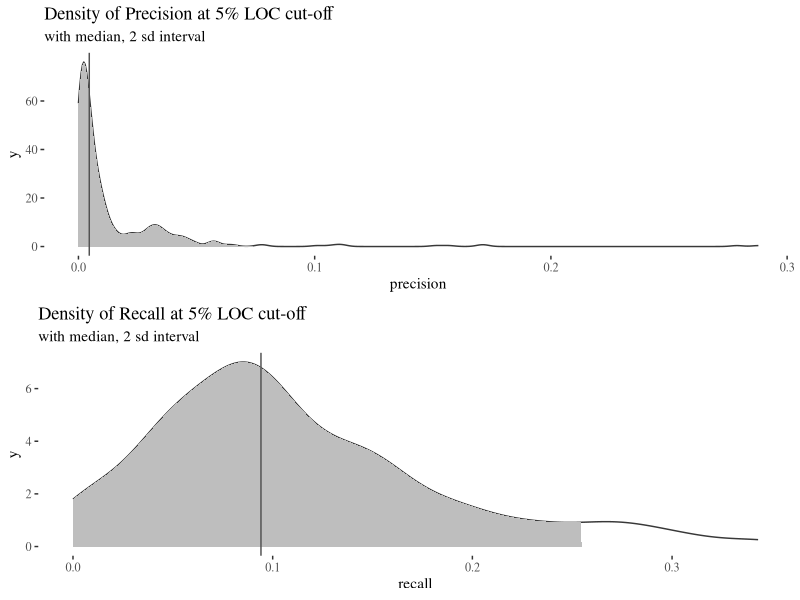

The R script that drew this image: (Note: this script raises an error after producing the figure.)
library(tidyverse)
library(ggthemes)
library(gridExtra)
ggplot2::theme_set(theme_tufte())
bayesplot::color_scheme_set("darkgray")
options(mc.cores = parallel::detectCores())

SEED = 140919 # The day I move in with my gf

setwd("~/Documents/dev/linespots/linespots-analysis/rq3")

d = read_delim('../data.csv',
               delim = ",",
               locale = locale(decimal_mark = "."),
               col_names = TRUE,
               col_types = cols(
                 AUCECDENSITY = col_double(),
                 AUCECEXAM = col_double(),
                 Algorithm = col_factor(),
                 Choice = col_factor(),
                 Commits = col_double(),
                 Depth = col_double(),
                 Domain = col_factor(),
                 EInspect10Density = col_double(),
                 EInspect10EXAM = col_double(),
                 EInspect25Density = col_double(),
                 EInspect25EXAM = col_double(),
                 EXAM = col_double(),
                 EXAM25 = col_double(),
                 EXAM33 = col_double(),
                 EXAM50 = col_double(),
                 EXAM75 = col_double(),
                 EXAM95 = col_double(),
                 EXAMF = col_double(),
                 FixCount = col_double(),
                 FixRanks = col_guess(),
                 FullExam = col_guess(),
                 Future = col_double(),
                 ID = col_factor(),
                 LOC = col_double(),
                 Language = col_factor(),
                 MRD = col_double(),
                 Origin = col_double(),
                 Project = col_factor(),
                 SRD = col_double(),
                 Source = col_factor(),
                 Time = col_factor(),
                 WCP = col_double(),
                 WCW = col_double(),
                 Weighting = col_factor(),
                 fn = col_double(),
                 fp = col_double(),
                 hdMaxDensity = col_double(),
                 hdMaxEXAM = col_double(),
                 hdMaxLOCDensity = col_double(),
                 hdMaxLOCEXAM = col_double(),
                 tn = col_double(),
                 tp = col_double()
               )
)

d = subset(d, d$FixCount != 0)

# Standardizing
d$Commits = (d$Commits - mean(d$Commits)) / sd(d$Commits)
d$LOC = (d$LOC - mean(d$LOC)) / sd(d$LOC)
d$Origin = (d$Origin - mean(d$Origin)) / sd(d$Origin)


# RQ: What kind of weighting function produces the best results for Linespots?

# For this question we are only interested in the behaviour of linespots.
ls.df = subset(d, d$Algorithm == "Linespots")

#There are some interesting things to look at for EXAM25, EXAMF, hdMaxEXAM, hdMaxLOCEXAM and the confusion matrix

ls.df$precision = ls.df$tp / (ls.df$tp + ls.df$fp)
ls.df$recall = ls.df$tp / (ls.df$tp + ls.df$fn)
precision.intervals = mean(ls.df$precision) + (seq(-4, 4, 2) * sd(ls.df$precision))
precision.intervals
recall.intervals = mean(ls.df$recall) + (seq(-4, 4, 2) * sd(ls.df$recall))
recall.intervals
pdf("rq3-precision.pdf")

p1 = ggplot(ls.df, aes(x = precision)) +
  geom_density(color = "grey22")
foo = ggplot_build(p1)$data[[1]]
p1 = p1 +
  geom_area(
    data = subset(foo, x >= precision.intervals[2] & x <= precision.intervals[4]), aes(x = x, y = y), fill = "grey") +
  geom_vline(aes(xintercept = median(precision)), linetype = "solid", color = "grey32") +
  ggtitle("Density of Precision at 5% LOC cut-off", "with median, 2 sd interval")

p2 = ggplot(ls.df, aes(x = recall)) +
  geom_density(color = "grey22")
foo = ggplot_build(p2)$data[[1]]
p2 = p2 +
  geom_area(
    data = subset(foo, x >= recall.intervals[2] & x <= recall.intervals[4]), aes(x = x, y = y), fill = "grey") +
  geom_vline(aes(xintercept = median(recall)), linetype = "solid", color = "grey32") +
  ggtitle("Density of Recall at 5% LOC cut-off", "with median, 2 sd interval")

grid.arrange(p1, p2, ncol=1)
dev.off()



pdf("rq3-examf-hdm.pdf")
ggplot(ls.df, aes(EXAMF, hdMaxLOCEXAM)) +
  geom_point() +
  geom_abline(slope=1, intercept=0, color="grey22") +
  scale_y_log10() +
  scale_x_log10() +
  ggtitle("Correlation of EXAMF and hdMaxLOCEXAM", "log scale, with y=X line")
dev.off()



hdm.intervals = mean(ls.df$hdMaxLOCEXAM) + (seq(-4, 4, 2) * sd(ls.df$hdMaxLOCEXAM))
hdm.intervals
# pdf("rq3-hdm-density.pdf")
p1 = ggplot(ls.df, aes(x = hdMaxLOCEXAM)) +
  geom_density(color = "grey22") +
  xlim(0, hdm.intervals[4])
foo = ggplot_build(p1)$data[[1]]
p1 = p1 +
  geom_area(
    data = subset(foo, x >= hdm.intervals[2] & x <= hdm.intervals[4]), aes(x = x, y = y), fill = "grey") +
  geom_vline(aes(xintercept = median(hdMaxLOCEXAM)), linetype = "solid", color = "grey32") +
  ggtitle("Density of hdMaxLOCEXAM", "with median, 2 sd interval")

p2 = ggplot(ls.df, aes(x = hdMaxLOCEXAM)) +
  geom_density(color = "grey22") +
  xlim(0, 0.01)
foo = ggplot_build(p2)$data[[1]]
p2 = p2 +
  geom_area(
    data = subset(foo, x >= hdm.intervals[2] & x <= hdm.intervals[4]), aes(x = x, y = y), fill = "grey") +
  geom_vline(aes(xintercept = median(hdMaxLOCEXAM)), linetype = "solid", color="grey22") +
  ggtitle("Density of hdMaxLOCEXAM", "with median, zoomed x-axis")

grid.arrange(p1, p2, ncol=1)
dev.off()



ex25.intervals = mean(ls.df$EXAM25) + (seq(-4, 4, 2) * sd(ls.df$EXAM25))
ex25.intervals
pdf("rq3-exam25-density.pdf")
p = ggplot(ls.df, aes(x = EXAM25)) +
  geom_density(color = "grey22")
foo = ggplot_build(p)$data[[1]]
p = p +
  geom_area(
    data = subset(foo, x >= ex25.intervals[2] & x <= ex25.intervals[4]), aes(x = x, y = y), fill = "grey") +
  geom_vline(aes(xintercept = median(EXAM25)), linetype = "solid", color = "grey32") +
  ggtitle("Density of EXAM25", "with median, 2 sd interval")
p
dev.off()



exf.intervals = mean(ls.df$EXAMF) + (seq(-4, 4, 2) * sd(ls.df$EXAMF))
exf.intervals
pdf("rq3-examf-density.pdf")
p1 = ggplot(ls.df, aes(x = EXAMF)) +
  geom_density(color = "grey22") +
  xlim(0, exf.intervals[5])
foo = ggplot_build(p1)$data[[1]]
p1 = p1 +
  geom_area(
    data = subset(foo, x >= exf.intervals[2] & x <= exf.intervals[4]), aes(x = x, y = y), fill = "grey") +
  geom_vline(aes(xintercept = median(EXAMF)), linetype = "solid", color = "grey32") +
  ggtitle("Density of EXAMF", "with median, 4 sd x-axis")

p2 = ggplot(ls.df, aes(x = EXAMF)) +
  geom_density(color = "grey22") +
  xlim(0, 0.0025)
foo = ggplot_build(p2)$data[[1]]
p2 =  p2 +
  geom_area(
    data = subset(foo, x >= exf.intervals[2] & x <= exf.intervals[4]), aes(x = x, y = y), fill = "grey", color="grey22") +
  geom_vline(aes(xintercept = median(EXAMF)), linetype = "solid", color = "grey32") +
  ggtitle("Density of EXAMF", "with median, zoomed x-axis")
  

grid.arrange(p1, p2, ncol=1)
dev.off()
